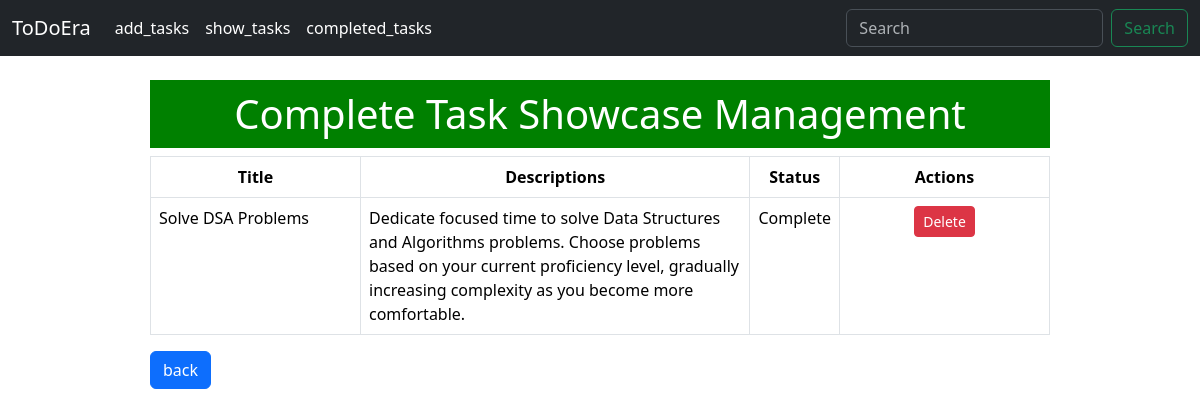
/completed_tasks/, run on the app's committed database.
### List/models.py (models this page shows, shortened)
class TaskModel(models.Model):
    taskTitle = models.CharField(max_length=100)
    taskDescription = models.TextField(max_length=1000)
    is_completed = models.BooleanField(default=False)

### List/views.py (the view)
# urls.py: path('completed_tasks/', completed_tasks, name='completed_tasks'),
def completed_tasks(request):
    completed_tasks = TaskModel.objects.filter(is_completed=True)
    return render(request, 'completed_tasks.html', {'data': completed_tasks})

### List/templates/completed_tasks.html (shortened to what this page needs)
{% extends "home.html" %}
{% block content %}
    <div style="width: 75%; margin: auto;">
        <br/>
        <h1 style="text-align: center; width: 100%; background-color: green; color: white; padding: 10px;">Complete Task Showcase Management</h1>
        {% if data %}
            <table class="table table-bordered">
                <thead>
                    <tr style="text-align: center;">
                        <th scope="col">Title</th>
                        <th scope="col">Descriptions</th>
                        <th scope="col">Status</th>
                        <th scope="col" style="text-align: center;">Actions</th>
                    </tr>
                </thead>
                <tbody>
                    {% for i in data %}
                        <tr>
                            <td style="width: 210px;">{{ i.taskTitle }}</td>
                            <td>{{ i.taskDescription }}</td>
                            {%if i.is_completed%}
                                <td style="text-align: center;">Complete</td>
                            {%else%}
                                <td style="text-align: center;">Incomplete</td>
                            {%endif%}
                            <td style="width: 210px; text-align:center">
                                <a href="{% url 'complete_delete_task' id=i.id %}">
                                    <button type="button" class="btn btn-danger btn-sm">Delete</button>
                                </a>
                            </td>
                        </tr>
                    {% endfor %}
                </tbody>
            </table>
        {% else %}
            <h1>No data available!</h1>
        {% endif %}
        <a href="{% url 'show_tasks' %}">
            <button type="button" class="btn btn-primary" style="margin-bottom: 10px;">back</button>
        </a>
    </div>
{% endblock %}

### data on the page
TaskModel: taskTitle "Solve DSA Problems", taskDescription "Dedicate focused time to solve Data Structures and Algorithms problems. Choose problems based on your current proficiency level, gradually increasing complexity as you become more comfortable.", is_completed "Complete"
